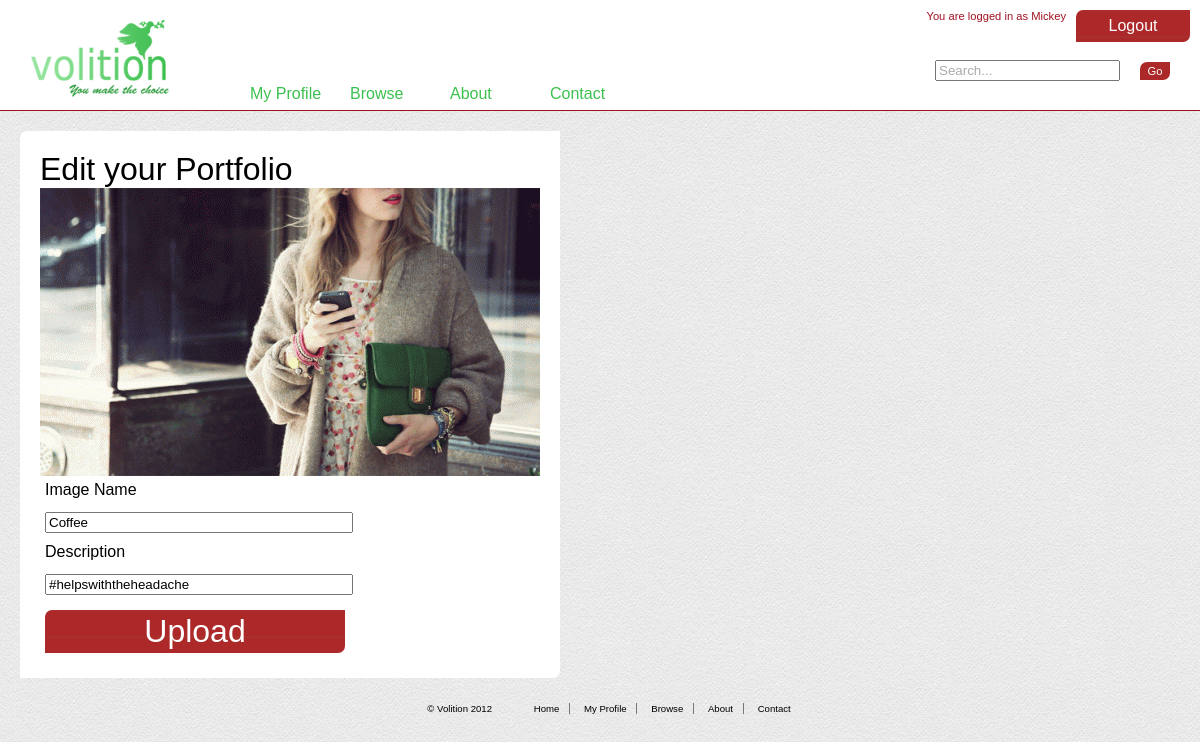
The page /index.php?page=editPortfolio&id=113 (signed in) on the database its author committed.
### tables this page shows
CREATE TABLE IF NOT EXISTS `pages` (
  `pageID` int(11) NOT NULL AUTO_INCREMENT,
  `pageName` varchar(40) NOT NULL,
  `pageTitle` varchar(20) NOT NULL,
  `pageHeading` varchar(40) NOT NULL,
  `pageDescription` text NOT NULL,
  PRIMARY KEY (`pageID`)
);

CREATE TABLE IF NOT EXISTS `portfolio` (
  `portID` int(11) NOT NULL AUTO_INCREMENT,
  `portName` varchar(255) NOT NULL,
  `portDescription` text,
  `portImage` varchar(255) NOT NULL,
  `userID` int(11) NOT NULL,
  PRIMARY KEY (`portID`),
  KEY `portName` (`portName`)
);

### www/classes/dbClass.php (called while the page is built, shortened)
<?php
class Dbase {
    private $db;
    public function __construct() {
        try {
            $this -> db = new mysqli(DBHOST,DBUSER,DBPASS,DBNAME);
        } catch(Exception $e) {
            die($e -> getMessage());
        }
    }
    public function getPageInfo($page) {
        $qry = "SELECT pageName, pageTitle, pageHeading, pageDescription FROM pages WHERE pageName = '$page'";
        $rs = $this -> db -> query($qry);
        if($rs) {
            if($rs -> num_rows > 0) {
                $pageInfo = $rs -> fetch_assoc();
                return $pageInfo;
            }
        } else {
            return false;
        }
    }
    public function getLancePortfolioByID($portID) {
        $qry = "SELECT portID, portName, portImage, portDescription, userID FROM portfolio WHERE '$portID' = portID";
        $rs = $this -> db -> query($qry);
        if($rs) {
            if($rs -> num_rows > 0) {
                $portfolio = $rs -> fetch_assoc();
                return $portfolio;
            } else {
            return false;
            }
        } else {
            return false;
        }
    }
}
?>

### www/views/editPortfolioView.php (the view, shortened to what this page needs)
<?php
class EditPortfolioView extends View {
    protected function displayContent() {
        $html .= '<h1>'.$this -> pageInfo['pageHeading'].'</h1>';
        $portfolio = $this -> model -> getLancePortfolioByID($_GET['id']);
        $html .= '<img src="images/uploads/large-thumbs/'.$portfolio['portImage'].'" alt="'.$portfolio['portName'].'" />'."\n";
        $html .= '<form id="addImageForm" method="post" action="'.$_SERVER['REQUEST_URI'].'" enctype="multipart/form-data">'."\n";
        $html .= '<input type="hidden" name="MAX_FILE_SIZE" value="2000000" />'."\n";
        $html .= '<input type="hidden" name="portID" value="'.htmlentities(stripslashes($portfolio['portID']),ENT_QUOTES).'" />'."\n";
        $html .= '<input type="hidden" name="portImage" value="'.htmlentities(stripslashes($portfolio['portID']),ENT_QUOTES).'" />'."\n";
        $html .= '<label for="portName">Image Name</label>'."\n";
        if($_POST) {
            $html .= '<input type="text" name="portName" id="portName" value="'.htmlentities(stripslashes($_POST['portName']),ENT_QUOTES).'" />'."\n";
        } else {
            $html .= '<input type="text" name="portName" id="portName" value="'.htmlentities(stripslashes($portfolio['portName']),ENT_QUOTES).'" />'."\n";
        }
        $html .= '<div id="pNameMsg" class="error">'.$imageNameMsg.'</div>'."\n";
        $html .= '<label for="portDescription">Description</label>'."\n";
        if($_POST) {
            $html .= '<input type="text" name="portDescription" id="portDescription" value="'.htmlentities(stripslashes($_POST['portDescription']),ENT_QUOTES).'" />'."\n";
        } else {
            $html .= '<input type="text" name="portDescription" id="portDescription" value="'.htmlentities(stripslashes($portfolio['portDescription']),ENT_QUOTES).'" />'."\n";
        }
        $html .= '<div class="error">'.$imageImageMsg.'</div>'."\n";
        $html .= '<p><input type="submit" id="addImageSubmit" name="addImageSubmit" value="Upload" /></p>'."\n";
        $html .= '</form>'."\n";
        return $html;
    }
}
?>

### www/css/styles.css (style rules this page uses)
body, h1, h2, h3, h4, h5, p, li, ul, ol, a, div, label { padding: 0; margin: 0; font-family: segoe, Helvetica, Arial, sans-serif; font-weight: lighter; }
body { background-image: url('../images/creampaper.png'); }
#seekRegisterSubmit, #lanceRegisterSubmit, #loginSubmit, #submit, #addImage, #editSubmit, #seekEditSubmit, #changeSubmit, .deleteSubmit, #addImageSubmit, #deletePortfolioForm input, #lanceEditSubmit, #interestsSubmit, #userEditSubmit, .submit { border: none; text-decoration: none; font-size: 2em; color: white; width: 200px; padding: 3px; background-image: url('../images/sidebar_button.png'); border-radius: 7px 0px; margin: 20px; text-align: center; }
#register label, #login label, #feedback label, #addImageForm label, #edit label, #changePassword label, #addImageForm label { display: block; padding: 5px; padding-bottom: 3px; }
#register input, #register select, #register textarea, #login input, #feedback input, #feedback textarea, #addImageForm input, #edit input, #edit textarea, #changePassword input { margin: 5px; margin-top: 0px; width: 300px; }
#addImageForm input { margin-top: 10px; }

### rows shown on the page
pages: pageHeading "Edit your Portfolio"
portfolio: portImage (picture), portName "Coffee", portDescription "#helpswiththeheadache"

### other values the page prints
$_SESSION['userName'] "Mickey"
